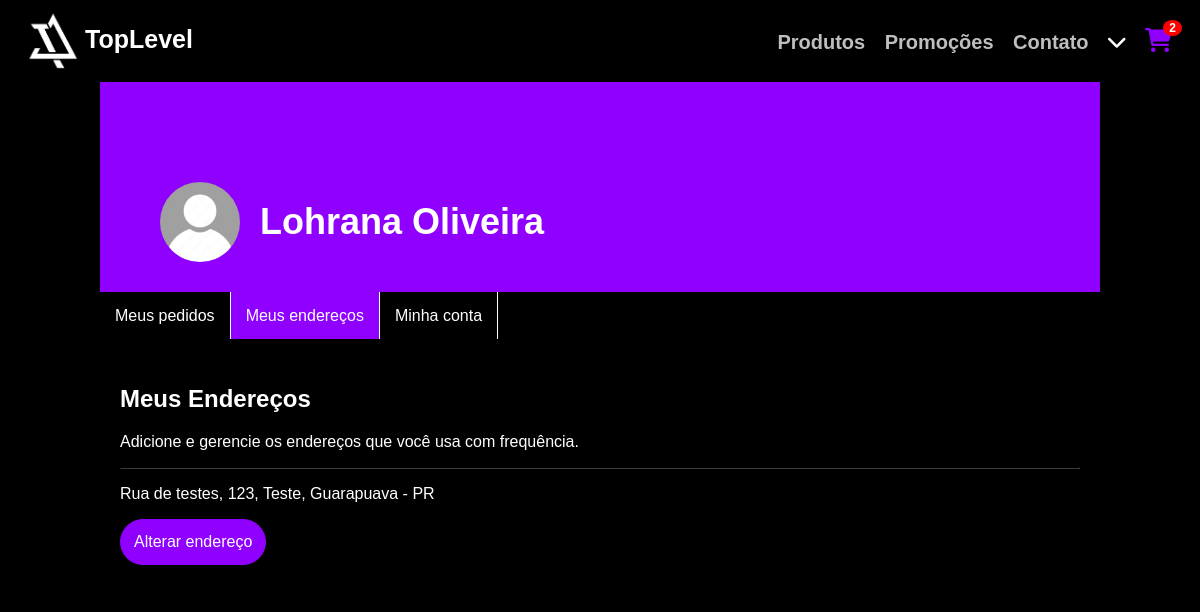
/Meus_endereços.php (signed in), run on the app's committed database.
### tables this page shows
CREATE TABLE `usuarios` (
  `id` int(11) NOT NULL,
  `nome` varchar(45) NOT NULL,
  `senha` varchar(45) NOT NULL,
  `email` varchar(110) NOT NULL,
  `telefone` varchar(15) NOT NULL,
  `sexo` varchar(15) NOT NULL,
  `data_nasc` date NOT NULL,
  `cidade` varchar(45) NOT NULL,
  `estado` varchar(45) NOT NULL,
  `endereco` varchar(45) NOT NULL,
  `cep` varchar(8) NOT NULL,
  `numero` int(11) NOT NULL,
  `bairro` varchar(100) NOT NULL
);

### Meus_endereços.php (the view, shortened to what this page needs)
<?php
@include 'config.php';
if (isset($_SESSION['email'])) {
    $email = $_SESSION['email'];
    $query = "SELECT nome FROM usuarios WHERE email = ? LIMIT 1";
    $stmt = $conn->prepare($query);
    $stmt->bind_param("s", $email);
    $stmt->execute();
    $result = $stmt->get_result();
    if ($result && mysqli_num_rows($result) > 0) {
        $row = $result->fetch_assoc();
        $nomeUsuario = $row['nome'];
    }
} else {
    $nomeUsuario = 'Visitante';
}
if (isset($_SESSION['email'])) {
    if ($_SESSION['email'] === 'toplevelbrasil@gmail.com') {
        include 'headeradm.php';
    } else {
        include 'headeruser.php';
    }
} else {
    include 'header.php';
}
?>
<!DOCTYPE html>
<html lang="pt-br">
<head>
    <link rel="stylesheet" href="https://cdnjs.cloudflare.com/ajax/libs/font-awesome/6.0.0/css/all.min.css">
</head>
<body>
<div class="containeruser">
    <div class="header">
        <div class="profile-picture">
            <img src="Personalização do site/user.jpg" alt="User Avatar">
        </div>
        <div class="username">
            <h2><?php echo htmlspecialchars($nomeUsuario); ?></h2>
        </div>
    </div>
    <nav class="menu">
        <ul>
            <li class="desative"><a href="Meus_pedidos.php">Meus pedidos</a></li>
            <li class="active"><a href="Meus_endereços.php">Meus endereços</a></li>
            <li class="desative"><a href="user.php">Minha conta</a></li>
        </ul>
    </nav>
<?php
if (isset($_SESSION['email'])) {
    $email = $_SESSION['email'];
    $query = "SELECT endereco, numero, bairro, cidade, estado FROM usuarios WHERE email = ?";
    $stmt = $conn->prepare($query);
    $stmt->bind_param("s", $email);
    $stmt->execute();
    $result = $stmt->get_result();
    if ($result && mysqli_num_rows($result) > 0) {
        echo '<section class="account-info">';
        echo '<h2>Meus Endereços</h2>';
        echo '<p>Adicione e gerencie os endereços que você usa com frequência.</p>';
        echo '<hr>';
        while ($endereco = mysqli_fetch_assoc($result)) {
            echo '<div class="endereco-item">';
            echo '<p>' . htmlspecialchars($endereco['endereco']) . ', ' . htmlspecialchars($endereco['numero']) . ', ' . htmlspecialchars($endereco['bairro']) . ', ' . htmlspecialchars($endereco['cidade']) . ' - ' . htmlspecialchars($endereco['estado']) . '</p>';
            echo '<button class="endereco"> Alterar endereço </button>';
        }
        echo '</section>';
    }
} else {
    echo '<p>Você precisa estar logado para ver seus endereços.</p>';
} ?>
</body>
</html>

### assents/css/userstl.css (style rules this page uses)
body { background-color: black; color: white; font-family: Arial, sans-serif; margin: 0; }
.containeruser { max-width: 1000px; margin: 0 auto; }
.header { display: flex; align-items: center; justify-content: flex-start; background-color: #9000ff; padding: 20px; height: 170px; }
.profile-picture { margin-right: 20px; }
.profile-picture img { width: 80px; border-radius: 50%; margin-left: 40px; margin-top: 70px; }
.username { font-size: 24px; color: white; align-self: center; margin-top: 70px; }
.menu ul { display: flex; list-style: none; padding: 0; margin-top: 15px; }
.menu ul li a { color: white; text-decoration: none; border-right: 1px solid #ffffff; padding: 0; margin-left: -20px; margin-right: 5px; }
.menu ul li.active a { background-color: #9000ff; padding: 15px; }
.menu ul li.desative a { background-color: rgba(0, 0, 0, 0); padding: 15px; }
.account-info { background-color: #000000; padding: 20px; margin-top: 20px; }
nav ul { list-style-type: none; padding: 13px; margin: 5px; text-align: right; }
nav ul li { display: inline-block; margin-left: 15px; }
hr { border-color: #000000b9; }
.endereco { background-color: #9000ff; padding: 13px; color: #ffffff; border-radius: 25px; font-size: 16px; border: 1px solid #9000ff; }

### data on the page
usuarios: nome "Lohrana Oliveira", endereco "Rua de testes", numero "123", bairro "Teste", cidade "Guarapuava", estado "PR"

### other printed values
$row_count "2"
